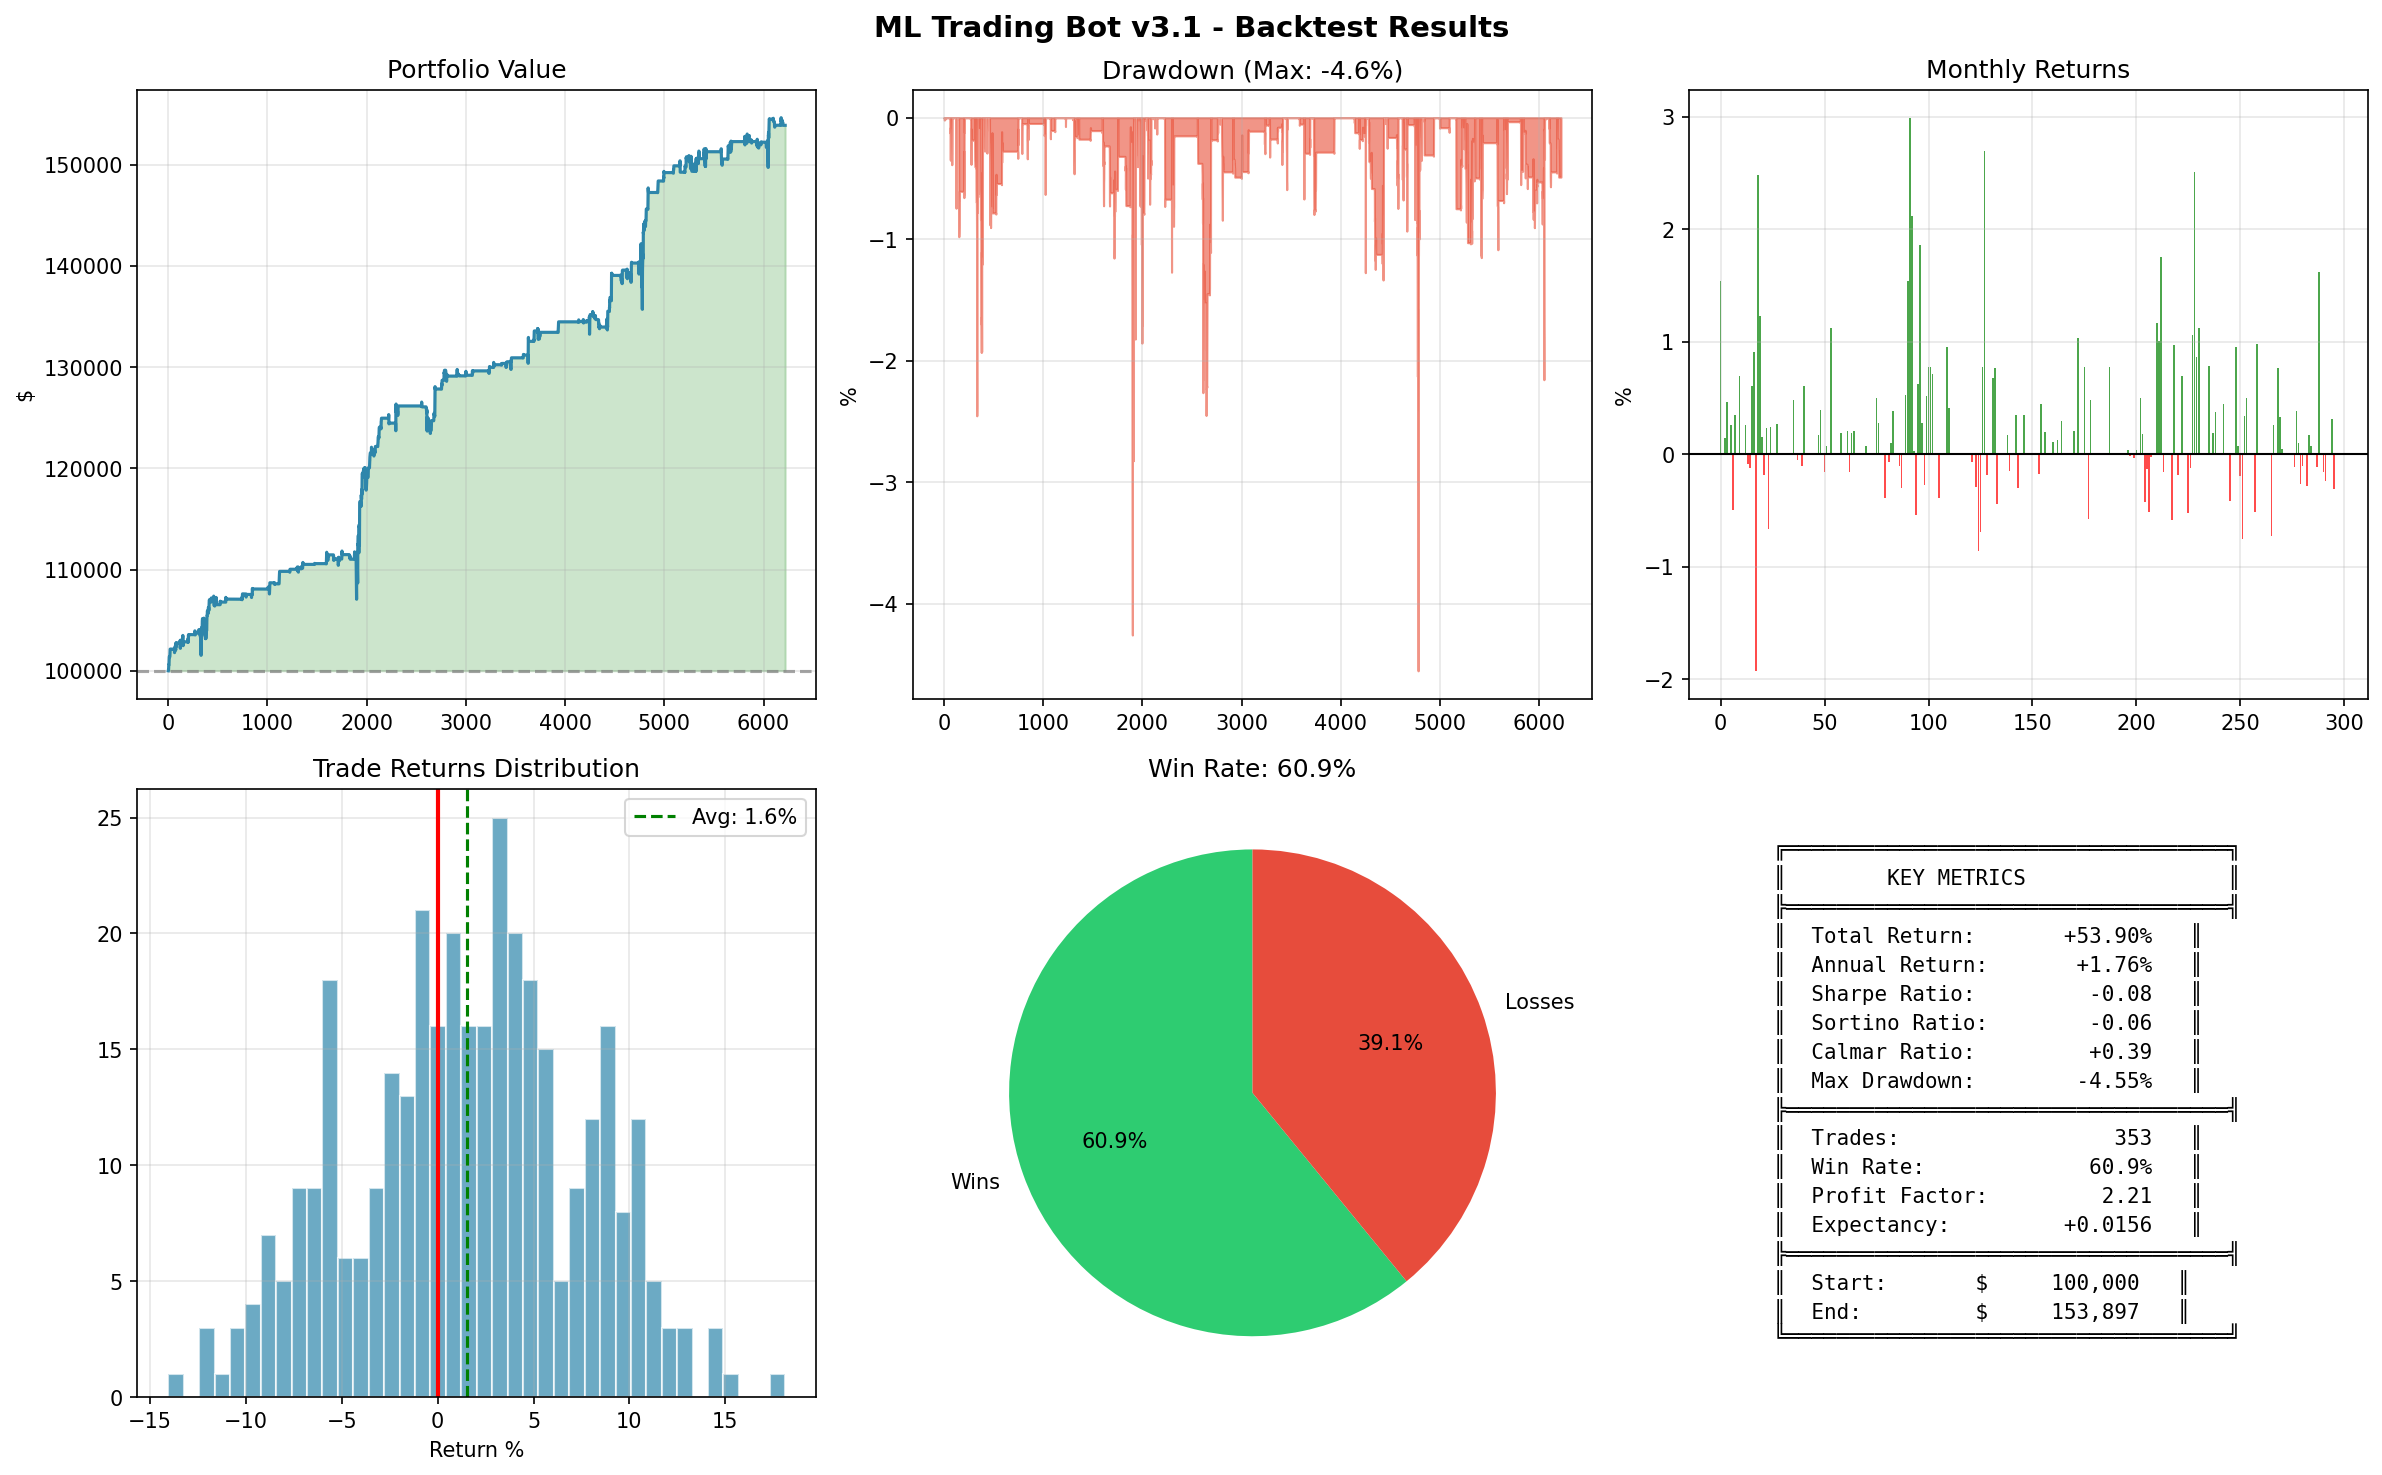

Generate this figure with Python:
"""
Backtesting Engine v3.1 - Erweiterte Metriken
"""

import pandas as pd
import numpy as np
import matplotlib.pyplot as plt
import config


class Backtester:
    """Backtester mit vollständigen Metriken."""
    
    def __init__(self):
        self.capital = config.INITIAL_CAPITAL
        self.position_size = config.POSITION_SIZE
        self.max_positions = config.MAX_POSITIONS
        self.stop_loss = config.STOP_LOSS
        self.take_profit = config.TAKE_PROFIT
        self.costs = config.TRANSACTION_COST
    
    def run(self, model, df, features, stock_data):
        """Führt Backtest durch."""
        split = int(len(df) * config.TRAIN_TEST_SPLIT)
        test = df.iloc[split:].copy()
        
        test['pred'] = model.predict(test)
        test['prob'] = model.predict_proba(test)[:, 1]
        
        capital = config.INITIAL_CAPITAL
        positions = {}
        portfolio = []
        trades = []
        daily_returns = []
        
        dates = test.index.unique()
        prev_value = capital
        
        for i, date in enumerate(dates):
            day = test.loc[[date]] if date in test.index else pd.DataFrame()
            if day.empty:
                continue
            
            to_close = []
            for ticker, pos in positions.items():
                if ticker not in stock_data or date not in stock_data[ticker].index:
                    continue
                
                price = stock_data[ticker].loc[date, 'Close']
                ret = (price - pos['entry']) / pos['entry']
                days = i - pos['day']
                
                close = False
                reason = ''
                
                if ret <= -self.stop_loss:
                    close, reason = True, 'STOP_LOSS'
                    price = pos['entry'] * (1 - self.stop_loss)
                elif ret >= self.take_profit:
                    close, reason = True, 'TAKE_PROFIT'
                    price = pos['entry'] * (1 + self.take_profit)
                elif days >= config.HOLDING_PERIOD:
                    close, reason = True, 'HOLDING'
                
                if close:
                    pnl = (price - pos['entry']) * pos['shares']
                    capital += pos['shares'] * price * (1 - self.costs)
                    trades.append({
                        'ticker': ticker,
                        'entry_date': pos['entry_date'],
                        'exit_date': date,
                        'entry_price': pos['entry'],
                        'exit_price': price,
                        'shares': pos['shares'],
                        'return': ret,
                        'pnl': pnl,
                        'days_held': days,
                        'reason': reason
                    })
                    to_close.append(ticker)
            
            for t in to_close:
                del positions[t]
            
            if len(positions) < self.max_positions:
                buys = day[(day['pred'] == 1) & (day['prob'] > config.MIN_CONFIDENCE)]
                buys = buys[buys['reversal'] < 0]
                buys = buys.sort_values('prob', ascending=False)
                
                for _, row in buys.iterrows():
                    if len(positions) >= self.max_positions:
                        break
                    
                    ticker = row['ticker']
                    if ticker in positions or ticker not in stock_data:
                        continue
                    if date not in stock_data[ticker].index:
                        continue
                    
                    price = stock_data[ticker].loc[date, 'Close']
                    invest = capital * self.position_size
                    shares = int(invest / price)
                    
                    if shares > 0 and shares * price * 1.001 <= capital:
                        capital -= shares * price * (1 + self.costs)
                        positions[ticker] = {
                            'entry': price,
                            'shares': shares,
                            'day': i,
                            'entry_date': date
                        }
            
            value = capital
            for t, p in positions.items():
                if t in stock_data and date in stock_data[t].index:
                    value += p['shares'] * stock_data[t].loc[date, 'Close']
            
            portfolio.append({'date': date, 'value': value})
            
            if prev_value > 0:
                daily_returns.append((value - prev_value) / prev_value)
            prev_value = value
        
        return self._calc_results(portfolio, trades, daily_returns)
    
    def _calc_results(self, portfolio, trades, daily_returns):
        """Berechnet alle Metriken."""
        pv = pd.Series([p['value'] for p in portfolio])
        dates = [p['date'] for p in portfolio]
        dr = pd.Series(daily_returns)
        
        total_ret = (pv.iloc[-1] / config.INITIAL_CAPITAL - 1) if len(pv) > 0 else 0
        trading_days = len(pv)
        years = trading_days / 252
        annual_ret = (1 + total_ret) ** (1/years) - 1 if years > 0 and total_ret > -1 else 0
        
        daily_vol = dr.std() if len(dr) > 0 else 0
        annual_vol = daily_vol * np.sqrt(252)
        
        rf_daily = 0.02 / 252
        excess_returns = dr - rf_daily
        sharpe = np.sqrt(252) * excess_returns.mean() / excess_returns.std() if len(dr) > 0 and excess_returns.std() > 0 else 0
        
        negative_returns = dr[dr < 0]
        downside_std = negative_returns.std() if len(negative_returns) > 0 else 0
        sortino = np.sqrt(252) * (dr.mean() - rf_daily) / downside_std if downside_std > 0 else 0
        
        peak = pv.expanding().max()
        drawdown = (pv - peak) / peak
        max_dd = drawdown.min() if len(drawdown) > 0 else 0
        
        calmar = annual_ret / abs(max_dd) if max_dd < 0 else 0
        
        max_dd_duration = 0
        current_dd = 0
        for d in drawdown:
            if d < 0:
                current_dd += 1
                max_dd_duration = max(max_dd_duration, current_dd)
            else:
                current_dd = 0
        
        wins = [t for t in trades if t['pnl'] > 0]
        losses = [t for t in trades if t['pnl'] <= 0]
        
        total_trades = len(trades)
        win_rate = len(wins) / total_trades if total_trades > 0 else 0
        
        avg_win = np.mean([t['return'] for t in wins]) if wins else 0
        avg_loss = np.mean([t['return'] for t in losses]) if losses else 0
        
        gross_profit = sum(t['pnl'] for t in wins) if wins else 0
        gross_loss = abs(sum(t['pnl'] for t in losses)) if losses else 1
        profit_factor = gross_profit / gross_loss if gross_loss > 0 else 0
        
        expectancy = (win_rate * avg_win) + ((1 - win_rate) * avg_loss)
        
        kelly = (win_rate - (1 - win_rate) / (avg_win / abs(avg_loss))) if avg_loss != 0 and avg_win != 0 else 0
        
        avg_holding = np.mean([t['days_held'] for t in trades]) if trades else 0
        best_trade = max([t['return'] for t in trades]) if trades else 0
        worst_trade = min([t['return'] for t in trades]) if trades else 0
        
        exit_reasons = {}
        for t in trades:
            r = t['reason']
            exit_reasons[r] = exit_reasons.get(r, 0) + 1
        
        max_consecutive_wins = 0
        max_consecutive_losses = 0
        current_wins = 0
        current_losses = 0
        for t in trades:
            if t['pnl'] > 0:
                current_wins += 1
                current_losses = 0
                max_consecutive_wins = max(max_consecutive_wins, current_wins)
            else:
                current_losses += 1
                current_wins = 0
                max_consecutive_losses = max(max_consecutive_losses, current_losses)
        
        monthly_returns = []
        if len(portfolio) > 0:
            pv_df = pd.DataFrame(portfolio)
            pv_df['date'] = pd.to_datetime(pv_df['date'])
            pv_df.set_index('date', inplace=True)
            monthly = pv_df['value'].resample('ME').last().pct_change().dropna()
            monthly_returns = monthly.tolist()
        
        positive_months = len([m for m in monthly_returns if m > 0])
        negative_months = len([m for m in monthly_returns if m <= 0])
        
        return {
            'total_return': total_ret,
            'annual_return': annual_ret,
            'monthly_returns': monthly_returns,
            'positive_months': positive_months,
            'negative_months': negative_months,
            'daily_volatility': daily_vol,
            'annual_volatility': annual_vol,
            'sharpe': sharpe,
            'sortino': sortino,
            'calmar': calmar,
            'max_drawdown': max_dd,
            'max_dd_duration': max_dd_duration,
            'trades': total_trades,
            'wins': len(wins),
            'losses': len(losses),
            'win_rate': win_rate,
            'avg_win': avg_win,
            'avg_loss': avg_loss,
            'best_trade': best_trade,
            'worst_trade': worst_trade,
            'profit_factor': profit_factor,
            'expectancy': expectancy,
            'kelly': kelly,
            'avg_holding': avg_holding,
            'max_consecutive_wins': max_consecutive_wins,
            'max_consecutive_losses': max_consecutive_losses,
            'exit_reasons': exit_reasons,
            'portfolio': [p['value'] for p in portfolio],
            'dates': dates,
            'trade_list': trades,
            'daily_returns': daily_returns,
            'trading_days': trading_days,
            'years': years,
            'start_capital': config.INITIAL_CAPITAL,
            'end_capital': pv.iloc[-1] if len(pv) > 0 else config.INITIAL_CAPITAL
        }


def print_results(r):
    """Zeigt ausführliche Backtest-Ergebnisse."""
    print("\n" + "="*65)
    print("               VOLLSTÄNDIGER BACKTEST REPORT")
    print("="*65)
    
    print(f"\n📅 ZEITRAUM")
    print(f"   {'Handelstage:':<30} {r['trading_days']:>12}")
    print(f"   {'Jahre:':<30} {r['years']:>12.2f}")
    
    print(f"\n💰 RETURNS")
    print(f"   {'Total Return:':<30} {r['total_return']:>+12.2%}")
    print(f"   {'Annualisierter Return:':<30} {r['annual_return']:>+12.2%}")
    print(f"   {'Positive Monate:':<30} {r['positive_months']:>12}")
    print(f"   {'Negative Monate:':<30} {r['negative_months']:>12}")
    
    print(f"\n📊 RISIKO-METRIKEN")
    print(f"   {'Tägliche Volatilität:':<30} {r['daily_volatility']:>12.4f}")
    print(f"   {'Jährliche Volatilität:':<30} {r['annual_volatility']:>12.2%}")
    print(f"   {'Sharpe Ratio:':<30} {r['sharpe']:>+12.2f}")
    print(f"   {'Sortino Ratio:':<30} {r['sortino']:>+12.2f}")
    print(f"   {'Calmar Ratio:':<30} {r['calmar']:>+12.2f}")
    print(f"   {'Max Drawdown:':<30} {r['max_drawdown']:>12.2%}")
    print(f"   {'Max DD Dauer (Tage):':<30} {r['max_dd_duration']:>12}")
    
    print(f"\n📈 TRADE-STATISTIKEN")
    print(f"   {'Gesamt Trades:':<30} {r['trades']:>12}")
    print(f"   {'Gewinner:':<30} {r['wins']:>12}")
    print(f"   {'Verlierer:':<30} {r['losses']:>12}")
    print(f"   {'Win Rate:':<30} {r['win_rate']:>12.1%}")
    print(f"   {'Durchschn. Gewinn:':<30} {r['avg_win']:>+12.2%}")
    print(f"   {'Durchschn. Verlust:':<30} {r['avg_loss']:>+12.2%}")
    print(f"   {'Bester Trade:':<30} {r['best_trade']:>+12.2%}")
    print(f"   {'Schlechtester Trade:':<30} {r['worst_trade']:>+12.2%}")
    print(f"   {'Profit Factor:':<30} {r['profit_factor']:>12.2f}")
    print(f"   {'Expectancy:':<30} {r['expectancy']:>+12.4f}")
    print(f"   {'Kelly Criterion:':<30} {r['kelly']:>12.2%}")
    print(f"   {'Ø Haltedauer (Tage):':<30} {r['avg_holding']:>12.1f}")
    print(f"   {'Max konsek. Gewinne:':<30} {r['max_consecutive_wins']:>12}")
    print(f"   {'Max konsek. Verluste:':<30} {r['max_consecutive_losses']:>12}")
    
    print(f"\n🚪 EXIT-GRÜNDE")
    for reason, count in r['exit_reasons'].items():
        pct = count / r['trades'] * 100 if r['trades'] > 0 else 0
        print(f"   {reason:<30} {count:>6} ({pct:>5.1f}%)")
    
    print(f"\n💵 KAPITAL")
    print(f"   {'Startkapital:':<30} ${r['start_capital']:>12,.2f}")
    print(f"   {'Endkapital:':<30} ${r['end_capital']:>12,.2f}")
    print(f"   {'Profit/Loss:':<30} ${r['end_capital'] - r['start_capital']:>+12,.2f}")
    
    print("="*65)


def plot_results(r, save=None):
    """Visualisiert Ergebnisse."""
    fig, axes = plt.subplots(2, 3, figsize=(16, 10))
    fig.suptitle('ML Trading Bot v3.1 - Backtest Results', fontsize=14, fontweight='bold')
    
    ax = axes[0, 0]
    ax.plot(r['portfolio'], color='#2E86AB', linewidth=1.5)
    ax.axhline(config.INITIAL_CAPITAL, color='gray', linestyle='--', alpha=0.7)
    ax.fill_between(range(len(r['portfolio'])), r['portfolio'], config.INITIAL_CAPITAL,
                    where=[v > config.INITIAL_CAPITAL for v in r['portfolio']], 
                    color='green', alpha=0.2)
    ax.fill_between(range(len(r['portfolio'])), r['portfolio'], config.INITIAL_CAPITAL,
                    where=[v <= config.INITIAL_CAPITAL for v in r['portfolio']], 
                    color='red', alpha=0.2)
    ax.set_title('Portfolio Value')
    ax.set_ylabel('$')
    ax.grid(True, alpha=0.3)
    
    ax = axes[0, 1]
    pv = pd.Series(r['portfolio'])
    dd = (pv - pv.expanding().max()) / pv.expanding().max() * 100
    ax.fill_between(range(len(dd)), dd, 0, color='#E94F37', alpha=0.6)
    ax.set_title(f'Drawdown (Max: {r["max_drawdown"]:.1%})')
    ax.set_ylabel('%')
    ax.grid(True, alpha=0.3)
    
    ax = axes[0, 2]
    if r['monthly_returns']:
        colors = ['green' if m > 0 else 'red' for m in r['monthly_returns']]
        ax.bar(range(len(r['monthly_returns'])), [m*100 for m in r['monthly_returns']], color=colors, alpha=0.7)
    ax.axhline(0, color='black', linewidth=1)
    ax.set_title('Monthly Returns')
    ax.set_ylabel('%')
    ax.grid(True, alpha=0.3)
    
    ax = axes[1, 0]
    if r['trade_list']:
        rets = [t['return'] * 100 for t in r['trade_list']]
        ax.hist(rets, bins=40, color='#2E86AB', edgecolor='white', alpha=0.7)
        ax.axvline(0, color='red', linewidth=2)
        ax.axvline(np.mean(rets), color='green', linestyle='--', label=f'Avg: {np.mean(rets):.1f}%')
        ax.legend()
    ax.set_title('Trade Returns Distribution')
    ax.set_xlabel('Return %')
    ax.grid(True, alpha=0.3)
    
    ax = axes[1, 1]
    if r['trades'] > 0:
        ax.pie([r['wins'], r['losses']], labels=['Wins', 'Losses'], 
               colors=['#2ECC71', '#E74C3C'], autopct='%1.1f%%', startangle=90)
    ax.set_title(f'Win Rate: {r["win_rate"]:.1%}')
    
    ax = axes[1, 2]
    ax.axis('off')
    metrics_text = f"""
    ╔═══════════════════════════════════╗
    ║        KEY METRICS                ║
    ╠═══════════════════════════════════╣
    ║  Total Return:    {r['total_return']:>+10.2%}   ║
    ║  Annual Return:   {r['annual_return']:>+10.2%}   ║
    ║  Sharpe Ratio:    {r['sharpe']:>+10.2f}   ║
    ║  Sortino Ratio:   {r['sortino']:>+10.2f}   ║
    ║  Calmar Ratio:    {r['calmar']:>+10.2f}   ║
    ║  Max Drawdown:    {r['max_drawdown']:>10.2%}   ║
    ╠═══════════════════════════════════╣
    ║  Trades:          {r['trades']:>10}   ║
    ║  Win Rate:        {r['win_rate']:>10.1%}   ║
    ║  Profit Factor:   {r['profit_factor']:>10.2f}   ║
    ║  Expectancy:      {r['expectancy']:>+10.4f}   ║
    ╠═══════════════════════════════════╣
    ║  Start:       ${r['start_capital']:>12,.0f}   ║
    ║  End:         ${r['end_capital']:>12,.0f}   ║
    ╚═══════════════════════════════════╝
    """
    ax.text(0.05, 0.5, metrics_text, fontsize=10, fontfamily='monospace',
            transform=ax.transAxes, verticalalignment='center')
    
    plt.tight_layout()
    if save:
        plt.savefig(save, dpi=150, bbox_inches='tight')
        print(f"\n📊 Chart gespeichert: {save}")
    plt.show()
